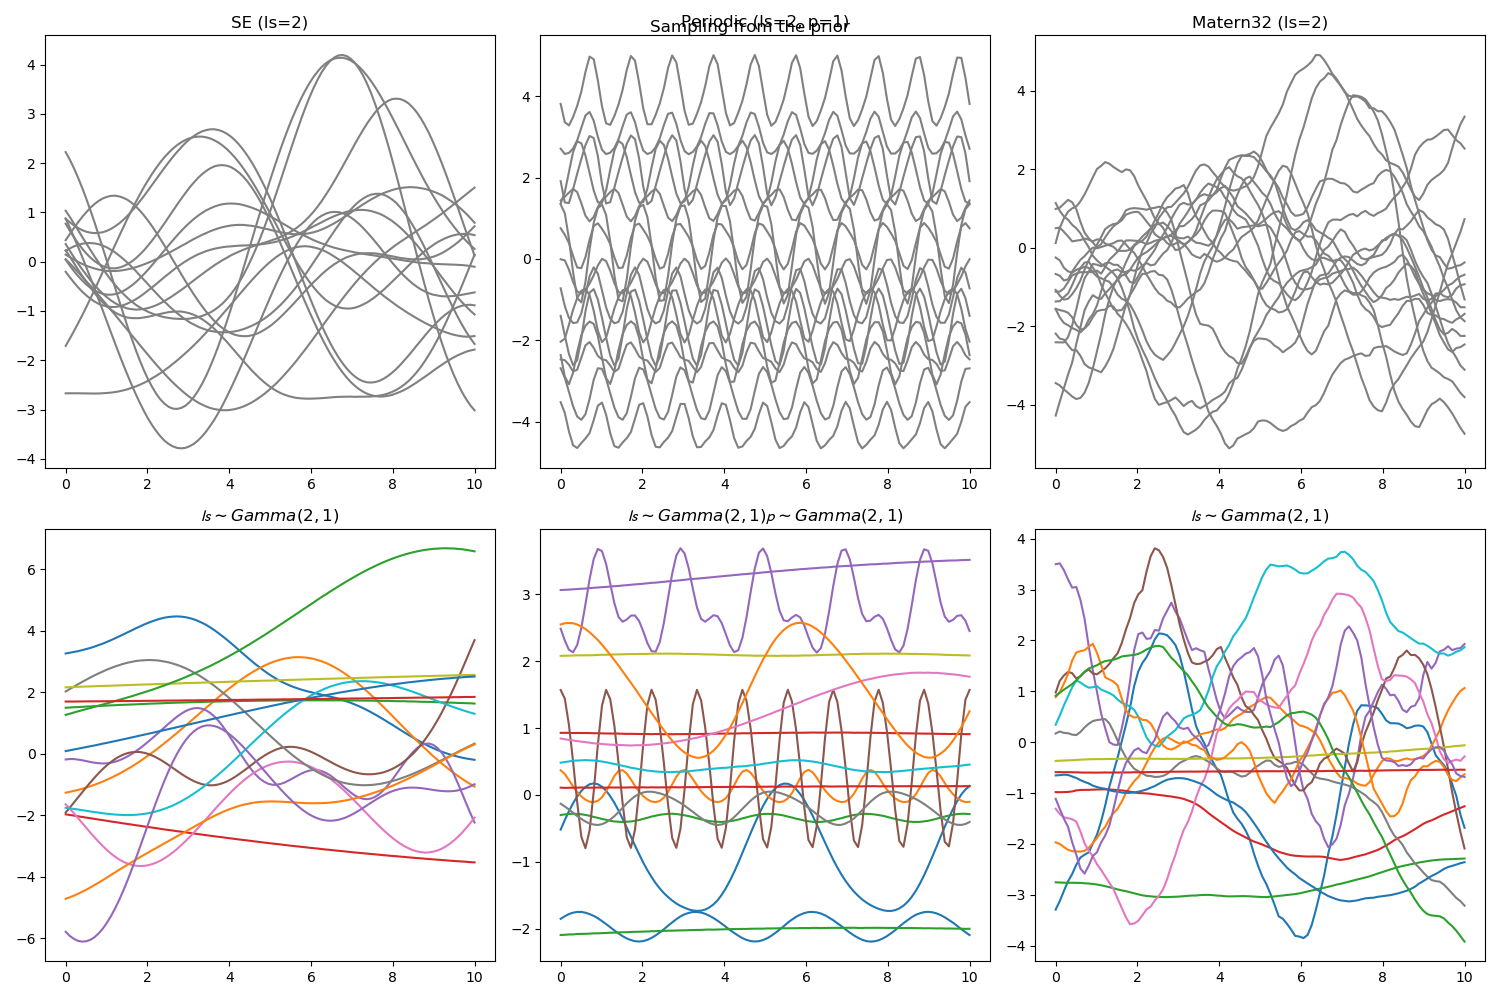

This chart was generated by the following Python code:
#!/usr/bin/env python3
# -*- coding: utf-8 -*-
"""
Created on Tue Jan 28 16:14:44 2020

@author: vidhi
"""


import numpy as np
import math
from matplotlib import pyplot as plt
import theano.tensor as tt
import pymc3 as pm
import matplotlib.cm as cmap
import arviz as arv

# A one dimensional column vector of inputs.
X = np.linspace(0, 10, 100)[:,None]

with pm.Model() as fixed_model:

       sig_sd = 2

       # Specify the covariance functions
       cov_func_se = pm.gp.cov.Constant(sig_sd**2)*pm.gp.cov.ExpQuad(1, ls=2)
       cov_func_per = pm.gp.cov.Constant(sig_sd**2)*pm.gp.cov.Periodic(1, period=1, ls=2)
       cov_func_mat = pm.gp.cov.Constant(sig_sd**2)*pm.gp.cov.Matern32(1, ls=2)

       gp_se = pm.gp.Latent(cov_func=cov_func_se)
       gp_per = pm.gp.Latent(cov_func=cov_func_per)
       gp_mat = pm.gp.Latent(cov_func=cov_func_mat)

       f_se = gp_se.prior("f_se", X=X)
       f_per = gp_per.prior("f_per", X=X)
       f_mat = gp_mat.prior("f_mat", X=X)

       trace_fixed = pm.sample_prior_predictive(15, var_names=['f_se','f_per', 'f_mat'])


with pm.Model() as hierarchical_model:

       # prior on lengthscale
       log_ls = pm.Gamma('log_ls',alpha = 2, beta = 1)
       ls = pm.Deterministic('ls', tt.exp(log_ls))

       # prior on period
       log_p = pm.Gamma('log_p',alpha = 2, beta = 1)
       p = pm.Deterministic('p', tt.exp(log_p))

       #fixed signal variance
       #sig_sd = pm.Gamma('sig_sd', mu=0, sigma=0.1)
       sig_sd = 2

       # Specify the covariance functions
       cov_func_se = pm.gp.cov.Constant(sig_sd**2)*pm.gp.cov.ExpQuad(1, ls=ls)
       cov_func_per = pm.gp.cov.Constant(sig_sd**2)*pm.gp.cov.Periodic(1, period=p, ls=ls)
       cov_func_mat = pm.gp.cov.Constant(sig_sd**2)*pm.gp.cov.Matern32(1, ls=ls)

       gp_se = pm.gp.Latent(cov_func=cov_func_se)
       gp_per = pm.gp.Latent(cov_func=cov_func_per)
       gp_mat = pm.gp.Latent(cov_func=cov_func_mat)

       f_se = gp_se.prior("f_se", X=X)
       f_per = gp_per.prior("f_per", X=X)
       f_mat = gp_mat.prior("f_mat", X=X)

       trace_hier = pm.sample_prior_predictive(15, var_names=['f_se','f_per', 'f_mat'])


plt.figure(figsize=(15,10))
plt.subplot(231)
plt.plot(X, trace_fixed['f_se'].T, color='grey')
plt.title('SE (ls=2)' )
plt.subplot(232)
plt.plot(X, trace_fixed['f_per'].T,color='grey')
plt.title('Periodic (ls=2, p=1)')
plt.subplot(233)
plt.plot(X, trace_fixed['f_mat'].T,color='grey')
plt.title('Matern32 (ls=2)')
plt.subplot(234)
plt.plot(X, trace_hier['f_se'].T)
plt.title(r'$\mathcal{ls} \sim Gamma(2,1)$')
plt.subplot(235)
plt.plot(X, trace_hier['f_per'].T)
plt.title(r'$\mathcal{ls} \sim Gamma(2,1)$' + '$\mathcal{p} \sim Gamma(2,1)$')
plt.subplot(236)
plt.plot(X, trace_hier['f_mat'].T)
plt.title(r'$\mathcal{ls} \sim Gamma(2,1)$')
plt.suptitle('Sampling from the prior')



with pm.Model() as latent_gp_model:

     # prior on lengthscale
    log_ls = pm.Normal('log_ls',mu = 0, sd = 1)
    ls = pm.Deterministic('ls', tt.exp(log_ls))

    sig_sd = 2
    # Specify the covariance function.
    cov_func = pm.gp.cov.Constant(sig_sd**2)*pm.gp.cov.ExpQuad(1, ls=ls)

    # Specify the GP.  The default mean function is `Zero`.
    gp = pm.gp.Latent(cov_func=cov_func)

    # Place a GP prior over the function f.
    f = gp.prior("f", X=X)

    trace = pm.sample(10)
